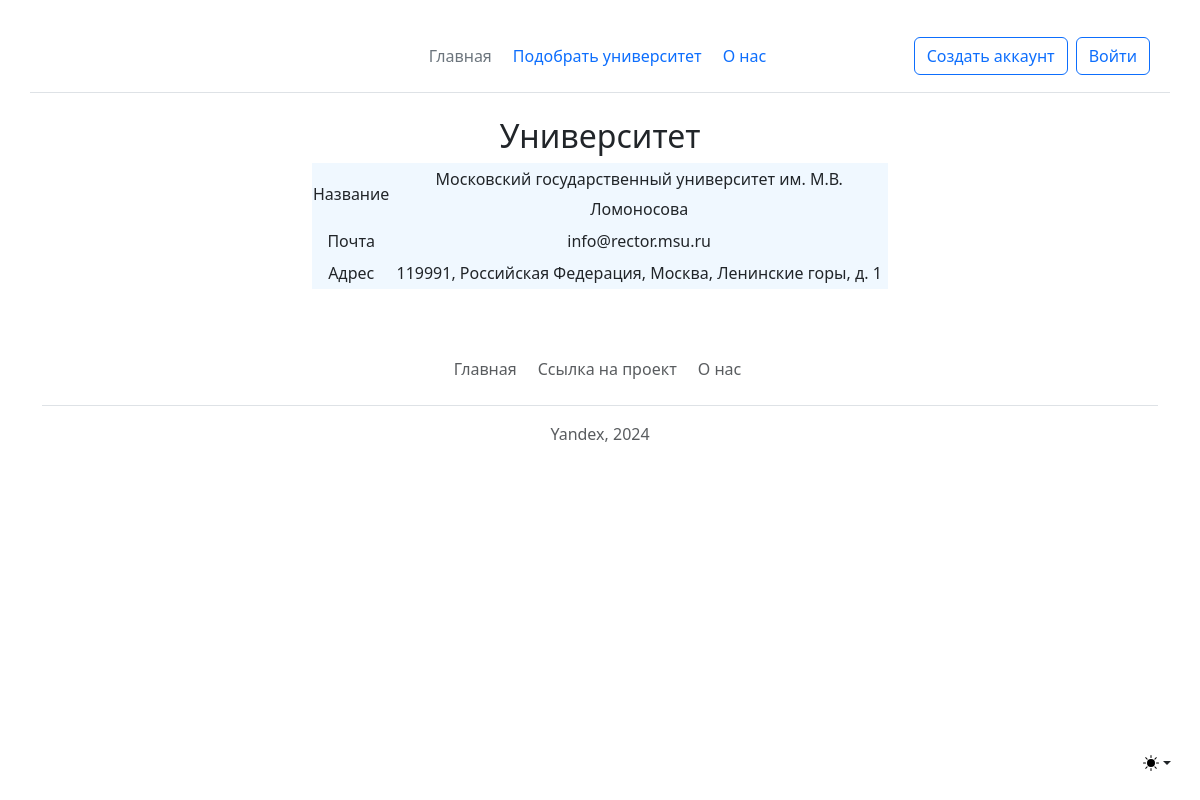
The app's page /universities/1 with its own data.
### data/universities.py (models this page shows)
class Universities(SqlAlchemyBase, SerializerMixin):
    __tablename__ = 'universities'
    id = sqlalchemy.Column(sqlalchemy.Integer,
                           primary_key=True, autoincrement=True)
    name = sqlalchemy.Column(sqlalchemy.String, nullable=False)
    email = sqlalchemy.Column(sqlalchemy.String, index=True, unique=True, nullable=False)
    address = sqlalchemy.Column(sqlalchemy.String, nullable=False)
    deleted = sqlalchemy.Column(sqlalchemy.Boolean, default=False, nullable=False)
    faculties = relationship('Faculties')
    competitions = relationship('Competitions',
                                secondary='comp_to_university',
                                backref='universities')

### main.py (the view)
@app.route('/universities/<int:id>', methods=['GET', 'POST'])
def view_university(id):
    university = db_sess.query(Universities).filter_by(id = id).first()
    return render_template('view_university.html', title='Университет', university=university)

### templates/view_university.html (shortened to what this page needs)
{% extends 'base.html' %}
{% block content %}
    <div class="dropdown position-fixed bottom-0 end-0 mb-3 me-3 bd-mode-toggle">
      <button class="btn btn-bd-primary py-2 dropdown-toggle d-flex align-items-center" id="bd-theme" type="button" aria-expanded="false" data-bs-toggle="dropdown" aria-label="Toggle theme (light)">
        <svg class="bi my-1 theme-icon-active" width="1em" height="1em"><use href="#sun-fill"></use></svg>
      </button>
    </div>
<main class="container form-signin w-50 m-auto">
        <h2 align="center">Университет</h2>
            <table class="tbl">
                <tr>
                    <td>Название</td>
                    <td>{{ university.name }}</td>
                </tr>
                <tr>
                    <td>Почта</td>
                    <td>{{ university.email }}</td>
                </tr>
                <tr>
                    <td>Адрес</td>
                    <td>{{ university.address }}</td>
                </tr>
            </table>
</main>
{% endblock %}

### static/css/style.css (style rules this page uses)
.tbl { width: 100%; text-align: center; background-color: aliceblue; line-height: 30px; }

### records on screen
Universities: name "Московский государственный университет им. М.В. Ломоносова", email "info@rector.msu.ru", address "119991, Российская Федерация, Москва, Ленинские горы, д. 1"
